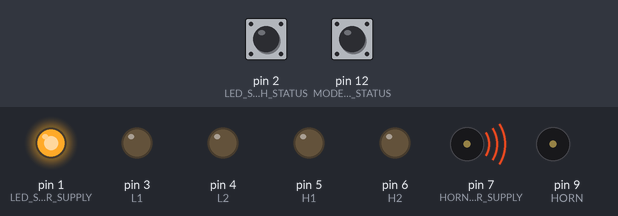
Bench run of a sketch on a simulated Arduino Uno, built with avr-gcc and run on an emulated ATmega328P. Shown: output pins drawn as LEDs (lit = HIGH), buzzer (waves = sounding, pin HIGH). Inputs (shaded band) come from the test bench; at power-on: pin 2 (LED_SWITCH_STATUS) LOW, pin 12 (MODE_SWITCH_STATUS) LOW. No radio packets arrive unless stated.

Above: at 1.2 s.
1.3 s: pin 2 (LED_SWITCH_STATUS) pulled HIGH for 0.15 s
At 1.37 s:
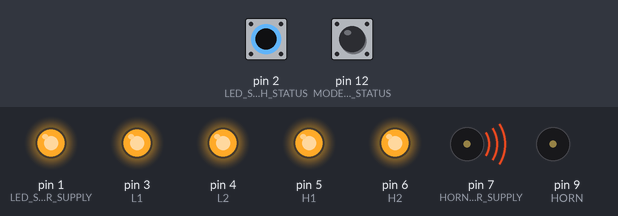
2.9 s: pin 2 (LED_SWITCH_STATUS) pulled HIGH for 3.2 s
At 7.5 s:
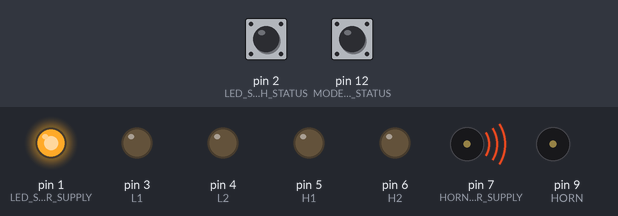
Timing chart, 0 to 9.0 s (numbered marks = the images above; inputs shaded):
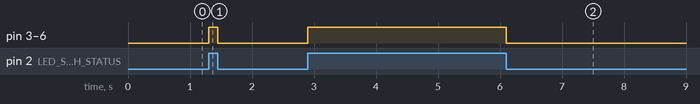

Measured:
- after the input at 1.3 s, pin 3 (L1), pin 4 (L2), pin 5 (H1), pin 6 (H2): LOW → HIGH at once, → LOW 0.15 s later
- after the input at 2.9 s, pin 3 (L1), pin 4 (L2), pin 5 (H1), pin 6 (H2): LOW → HIGH at once, → LOW 3.2 s later

The sketch:

receiver_code.ino
```cpp
/*
This code is for receiver which is Car1 which has horn and light installed and receiver too.
*/
// pin 11 is data receiver pin
// pin 12 is used for mode switch when key is on i.e 12 is high then it is behaving as horn model or else it is behaving as pass light model.
// Include RadioHead Amplitude Shift Keying Library
#include <RH_ASK.h>
// Include dependant SPI Library
#include <SPI.h>

// Create Amplitude Shift Keying Object
RH_ASK rf_driver;
int MODE_SWITCH_STATUS = 12;
int LED_SWITCH_POWER_SUPPLY = 1;
int LED_SWITCH_STATUS = 2;
int L1 = 3;
int L2 = 4;
int H1 = 5;
int H2 = 6;
int HORN_SWITCH_POWER_SUPPLY = 7;
int HORN_SWITCH_STATUS = 8;
int HORN = 9;

void setup()
{
  // put your setup code here, to run once:
  // Initialize ASK Object
  rf_driver.init();

  pinMode(MODE_SWITCH_STATUS, INPUT);
  pinMode(LED_SWITCH_POWER_SUPPLY, OUTPUT);
  pinMode(LED_SWITCH_STATUS, INPUT);
  pinMode(L1, OUTPUT);
  pinMode(L2, OUTPUT);
  pinMode(H1, OUTPUT);
  pinMode(H2, OUTPUT);
  pinMode(HORN_SWITCH_POWER_SUPPLY, OUTPUT);
  pinMode(HORN_SWITCH_STATUS, INPUT);
  pinMode(HORN, OUTPUT);

  digitalWrite(LED_SWITCH_POWER_SUPPLY, HIGH);
  digitalWrite(HORN_SWITCH_POWER_SUPPLY, HIGH);

  // Setup Serial Monitor
  //Serial.begin(9600);
}

void loop()
{
  // put your main code here, to run repeatedly:
  if(digitalRead(MODE_SWITCH_STATUS) == HIGH)
  {
    //Serial.print("horn Mode");
    //horn model
    if(digitalRead(HORN_SWITCH_STATUS) == HIGH)
    {
      //BUTTON PRESSED
      // Set buffer to size of expected message
      uint8_t buf[12];
      uint8_t buflen = sizeof(buf);
     // Serial.println("hello");
      // Check if received packet is correct size
      if (rf_driver.recv(buf, &buflen))
      {
        // Message received with valid checksum
        //Serial.print("Message Received: ");
        //Serial.println((char*)buf);
        //in no honking zone so no horn power supply
        digitalWrite(HORN, LOW);
        delay(300);
      }
      else
      {

        //out of no honking zone
        delay(300);
        //Serial.println("no signal recv");
        digitalWrite(HORN, HIGH);
      }
    }
    else
    {
      //SWITCH OFF
       digitalWrite(HORN, LOW);
    }
    if(digitalRead(LED_SWITCH_STATUS) == HIGH)
    {
      digitalWrite(L1, HIGH);
      digitalWrite(L2, HIGH);
      digitalWrite(H1, HIGH);
      digitalWrite(H2, HIGH);
    }
    else
    {
      digitalWrite(L1, LOW);
      digitalWrite(L2, LOW);
      digitalWrite(H1, LOW);
      digitalWrite(H2, LOW);
    }
  }
  else
  {
    //passing light model
    if(digitalRead(LED_SWITCH_STATUS) == HIGH)
    {
      digitalWrite(L1, HIGH);
      digitalWrite(L2, HIGH);
      //BUTTON ON
      // Set buffer to size of expected message
      uint8_t buf[10];
      uint8_t buflen = sizeof(buf);
      //Serial.print("hello");
      // Check if received packet is correct size
      if (rf_driver.recv(buf, &buflen))
      {
        // Message received with valid checksum
        //Serial.print("Message Received: ");
        //Serial.println((char*)buf);
        //car1 is sending use dipper so turn off H1, H2
        digitalWrite(H1, LOW);
        digitalWrite(H2, LOW);
        //delay(1000);
        delay(4500);//wait for car to go on
      }
      else
      {
        //now can use high beam
        digitalWrite(H1, HIGH);
        digitalWrite(H2, HIGH);
      }
    }
    else
    {
      //SWITCH OFF
       digitalWrite(L1, LOW);
       digitalWrite(L2, LOW);
       digitalWrite(H1, LOW);
       digitalWrite(H2, LOW);
    }
  }
}
```
